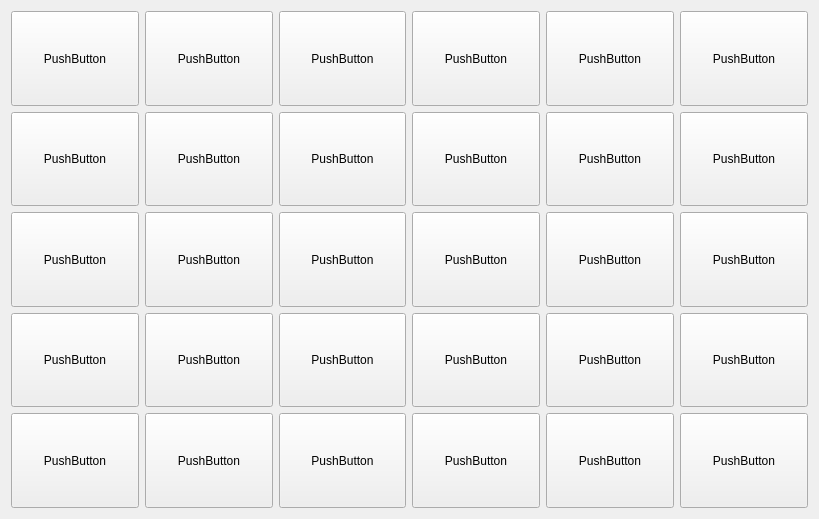
<?xml version="1.0" encoding="UTF-8"?>
<ui version="4.0">
 <class>Form</class>
 <widget class="QWidget" name="Form">
  <property name="geometry">
   <rect>
    <x>0</x>
    <y>0</y>
    <width>819</width>
    <height>519</height>
   </rect>
  </property>
  <property name="windowTitle">
   <string>Form</string>
  </property>
  <layout class="QGridLayout" name="gridLayout">
   <item row="6" column="4">
    <widget class="QPushButton" name="pushButton_126">
     <property name="sizePolicy">
      <sizepolicy hsizetype="Minimum" vsizetype="Minimum">
       <horstretch>0</horstretch>
       <verstretch>0</verstretch>
      </sizepolicy>
     </property>
     <property name="acceptDrops">
      <bool>true</bool>
     </property>
     <property name="text">
      <string>PushButton</string>
     </property>
    </widget>
   </item>
   <item row="9" column="5">
    <widget class="QPushButton" name="pushButton_135">
     <property name="sizePolicy">
      <sizepolicy hsizetype="Minimum" vsizetype="Minimum">
       <horstretch>0</horstretch>
       <verstretch>0</verstretch>
      </sizepolicy>
     </property>
     <property name="acceptDrops">
      <bool>true</bool>
     </property>
     <property name="text">
      <string>PushButton</string>
     </property>
    </widget>
   </item>
   <item row="6" column="2">
    <widget class="QPushButton" name="pushButton_125">
     <property name="sizePolicy">
      <sizepolicy hsizetype="Minimum" vsizetype="Minimum">
       <horstretch>0</horstretch>
       <verstretch>0</verstretch>
      </sizepolicy>
     </property>
     <property name="acceptDrops">
      <bool>true</bool>
     </property>
     <property name="text">
      <string>PushButton</string>
     </property>
    </widget>
   </item>
   <item row="4" column="3">
    <widget class="QPushButton" name="pushButton_124">
     <property name="sizePolicy">
      <sizepolicy hsizetype="Minimum" vsizetype="Minimum">
       <horstretch>0</horstretch>
       <verstretch>0</verstretch>
      </sizepolicy>
     </property>
     <property name="acceptDrops">
      <bool>true</bool>
     </property>
     <property name="text">
      <string>PushButton</string>
     </property>
    </widget>
   </item>
   <item row="8" column="0">
    <widget class="QPushButton" name="pushButton_118">
     <property name="sizePolicy">
      <sizepolicy hsizetype="Minimum" vsizetype="Minimum">
       <horstretch>0</horstretch>
       <verstretch>0</verstretch>
      </sizepolicy>
     </property>
     <property name="acceptDrops">
      <bool>true</bool>
     </property>
     <property name="text">
      <string>PushButton</string>
     </property>
    </widget>
   </item>
   <item row="7" column="3">
    <widget class="QPushButton" name="pushButton_130">
     <property name="sizePolicy">
      <sizepolicy hsizetype="Minimum" vsizetype="Minimum">
       <horstretch>0</horstretch>
       <verstretch>0</verstretch>
      </sizepolicy>
     </property>
     <property name="acceptDrops">
      <bool>true</bool>
     </property>
     <property name="text">
      <string>PushButton</string>
     </property>
    </widget>
   </item>
   <item row="8" column="3">
    <widget class="QPushButton" name="pushButton_132">
     <property name="sizePolicy">
      <sizepolicy hsizetype="Minimum" vsizetype="Minimum">
       <horstretch>0</horstretch>
       <verstretch>0</verstretch>
      </sizepolicy>
     </property>
     <property name="acceptDrops">
      <bool>true</bool>
     </property>
     <property name="text">
      <string>PushButton</string>
     </property>
    </widget>
   </item>
   <item row="8" column="2">
    <widget class="QPushButton" name="pushButton_138">
     <property name="sizePolicy">
      <sizepolicy hsizetype="Minimum" vsizetype="Minimum">
       <horstretch>0</horstretch>
       <verstretch>0</verstretch>
      </sizepolicy>
     </property>
     <property name="acceptDrops">
      <bool>true</bool>
     </property>
     <property name="text">
      <string>PushButton</string>
     </property>
    </widget>
   </item>
   <item row="6" column="3">
    <widget class="QPushButton" name="pushButton_116">
     <property name="sizePolicy">
      <sizepolicy hsizetype="Minimum" vsizetype="Minimum">
       <horstretch>0</horstretch>
       <verstretch>0</verstretch>
      </sizepolicy>
     </property>
     <property name="acceptDrops">
      <bool>true</bool>
     </property>
     <property name="text">
      <string>PushButton</string>
     </property>
    </widget>
   </item>
   <item row="7" column="0">
    <widget class="QPushButton" name="pushButton_122">
     <property name="sizePolicy">
      <sizepolicy hsizetype="Minimum" vsizetype="Minimum">
       <horstretch>0</horstretch>
       <verstretch>0</verstretch>
      </sizepolicy>
     </property>
     <property name="acceptDrops">
      <bool>true</bool>
     </property>
     <property name="text">
      <string>PushButton</string>
     </property>
    </widget>
   </item>
   <item row="4" column="5">
    <widget class="QPushButton" name="pushButton_129">
     <property name="sizePolicy">
      <sizepolicy hsizetype="Minimum" vsizetype="Minimum">
       <horstretch>0</horstretch>
       <verstretch>0</verstretch>
      </sizepolicy>
     </property>
     <property name="acceptDrops">
      <bool>true</bool>
     </property>
     <property name="text">
      <string>PushButton</string>
     </property>
    </widget>
   </item>
   <item row="9" column="1">
    <widget class="QPushButton" name="pushButton_123">
     <property name="sizePolicy">
      <sizepolicy hsizetype="Minimum" vsizetype="Minimum">
       <horstretch>0</horstretch>
       <verstretch>0</verstretch>
      </sizepolicy>
     </property>
     <property name="acceptDrops">
      <bool>true</bool>
     </property>
     <property name="text">
      <string>PushButton</string>
     </property>
    </widget>
   </item>
   <item row="8" column="5">
    <widget class="QPushButton" name="pushButton_133">
     <property name="sizePolicy">
      <sizepolicy hsizetype="Minimum" vsizetype="Minimum">
       <horstretch>0</horstretch>
       <verstretch>0</verstretch>
      </sizepolicy>
     </property>
     <property name="acceptDrops">
      <bool>true</bool>
     </property>
     <property name="text">
      <string>PushButton</string>
     </property>
    </widget>
   </item>
   <item row="8" column="4">
    <widget class="QPushButton" name="pushButton_134">
     <property name="sizePolicy">
      <sizepolicy hsizetype="Minimum" vsizetype="Minimum">
       <horstretch>0</horstretch>
       <verstretch>0</verstretch>
      </sizepolicy>
     </property>
     <property name="acceptDrops">
      <bool>true</bool>
     </property>
     <property name="text">
      <string>PushButton</string>
     </property>
    </widget>
   </item>
   <item row="4" column="0">
    <widget class="QPushButton" name="pushButton_111">
     <property name="sizePolicy">
      <sizepolicy hsizetype="Minimum" vsizetype="Minimum">
       <horstretch>0</horstretch>
       <verstretch>0</verstretch>
      </sizepolicy>
     </property>
     <property name="acceptDrops">
      <bool>true</bool>
     </property>
     <property name="text">
      <string>PushButton</string>
     </property>
    </widget>
   </item>
   <item row="4" column="2">
    <widget class="QPushButton" name="pushButton_114">
     <property name="sizePolicy">
      <sizepolicy hsizetype="Minimum" vsizetype="Minimum">
       <horstretch>0</horstretch>
       <verstretch>0</verstretch>
      </sizepolicy>
     </property>
     <property name="acceptDrops">
      <bool>true</bool>
     </property>
     <property name="text">
      <string>PushButton</string>
     </property>
    </widget>
   </item>
   <item row="9" column="4">
    <widget class="QPushButton" name="pushButton_127">
     <property name="sizePolicy">
      <sizepolicy hsizetype="Minimum" vsizetype="Minimum">
       <horstretch>0</horstretch>
       <verstretch>0</verstretch>
      </sizepolicy>
     </property>
     <property name="acceptDrops">
      <bool>true</bool>
     </property>
     <property name="text">
      <string>PushButton</string>
     </property>
    </widget>
   </item>
   <item row="4" column="4">
    <widget class="QPushButton" name="pushButton_136">
     <property name="sizePolicy">
      <sizepolicy hsizetype="Minimum" vsizetype="Minimum">
       <horstretch>0</horstretch>
       <verstretch>0</verstretch>
      </sizepolicy>
     </property>
     <property name="acceptDrops">
      <bool>true</bool>
     </property>
     <property name="text">
      <string>PushButton</string>
     </property>
    </widget>
   </item>
   <item row="7" column="5">
    <widget class="QPushButton" name="pushButton_119">
     <property name="sizePolicy">
      <sizepolicy hsizetype="Minimum" vsizetype="Minimum">
       <horstretch>0</horstretch>
       <verstretch>0</verstretch>
      </sizepolicy>
     </property>
     <property name="acceptDrops">
      <bool>true</bool>
     </property>
     <property name="text">
      <string>PushButton</string>
     </property>
    </widget>
   </item>
   <item row="9" column="3">
    <widget class="QPushButton" name="pushButton_120">
     <property name="sizePolicy">
      <sizepolicy hsizetype="Minimum" vsizetype="Minimum">
       <horstretch>0</horstretch>
       <verstretch>0</verstretch>
      </sizepolicy>
     </property>
     <property name="acceptDrops">
      <bool>true</bool>
     </property>
     <property name="text">
      <string>PushButton</string>
     </property>
    </widget>
   </item>
   <item row="9" column="2">
    <widget class="QPushButton" name="pushButton_117">
     <property name="sizePolicy">
      <sizepolicy hsizetype="Minimum" vsizetype="Minimum">
       <horstretch>0</horstretch>
       <verstretch>0</verstretch>
      </sizepolicy>
     </property>
     <property name="acceptDrops">
      <bool>true</bool>
     </property>
     <property name="text">
      <string>PushButton</string>
     </property>
    </widget>
   </item>
   <item row="7" column="1">
    <widget class="QPushButton" name="pushButton_128">
     <property name="sizePolicy">
      <sizepolicy hsizetype="Minimum" vsizetype="Minimum">
       <horstretch>0</horstretch>
       <verstretch>0</verstretch>
      </sizepolicy>
     </property>
     <property name="acceptDrops">
      <bool>true</bool>
     </property>
     <property name="text">
      <string>PushButton</string>
     </property>
    </widget>
   </item>
   <item row="7" column="4">
    <widget class="QPushButton" name="pushButton_121">
     <property name="sizePolicy">
      <sizepolicy hsizetype="Minimum" vsizetype="Minimum">
       <horstretch>0</horstretch>
       <verstretch>0</verstretch>
      </sizepolicy>
     </property>
     <property name="acceptDrops">
      <bool>true</bool>
     </property>
     <property name="text">
      <string>PushButton</string>
     </property>
    </widget>
   </item>
   <item row="8" column="1">
    <widget class="QPushButton" name="pushButton_115">
     <property name="sizePolicy">
      <sizepolicy hsizetype="Minimum" vsizetype="Minimum">
       <horstretch>0</horstretch>
       <verstretch>0</verstretch>
      </sizepolicy>
     </property>
     <property name="acceptDrops">
      <bool>true</bool>
     </property>
     <property name="text">
      <string>PushButton</string>
     </property>
    </widget>
   </item>
   <item row="6" column="1">
    <widget class="QPushButton" name="pushButton_139">
     <property name="sizePolicy">
      <sizepolicy hsizetype="Minimum" vsizetype="Minimum">
       <horstretch>0</horstretch>
       <verstretch>0</verstretch>
      </sizepolicy>
     </property>
     <property name="acceptDrops">
      <bool>true</bool>
     </property>
     <property name="text">
      <string>PushButton</string>
     </property>
    </widget>
   </item>
   <item row="6" column="0">
    <widget class="QPushButton" name="pushButton_112">
     <property name="sizePolicy">
      <sizepolicy hsizetype="Minimum" vsizetype="Minimum">
       <horstretch>0</horstretch>
       <verstretch>0</verstretch>
      </sizepolicy>
     </property>
     <property name="acceptDrops">
      <bool>true</bool>
     </property>
     <property name="text">
      <string>PushButton</string>
     </property>
    </widget>
   </item>
   <item row="6" column="5">
    <widget class="QPushButton" name="pushButton_131">
     <property name="sizePolicy">
      <sizepolicy hsizetype="Minimum" vsizetype="Minimum">
       <horstretch>0</horstretch>
       <verstretch>0</verstretch>
      </sizepolicy>
     </property>
     <property name="acceptDrops">
      <bool>true</bool>
     </property>
     <property name="text">
      <string>PushButton</string>
     </property>
    </widget>
   </item>
   <item row="7" column="2">
    <widget class="QPushButton" name="pushButton_137">
     <property name="sizePolicy">
      <sizepolicy hsizetype="Minimum" vsizetype="Minimum">
       <horstretch>0</horstretch>
       <verstretch>0</verstretch>
      </sizepolicy>
     </property>
     <property name="acceptDrops">
      <bool>true</bool>
     </property>
     <property name="text">
      <string>PushButton</string>
     </property>
    </widget>
   </item>
   <item row="9" column="0">
    <widget class="QPushButton" name="pushButton_113">
     <property name="sizePolicy">
      <sizepolicy hsizetype="Minimum" vsizetype="Minimum">
       <horstretch>0</horstretch>
       <verstretch>0</verstretch>
      </sizepolicy>
     </property>
     <property name="acceptDrops">
      <bool>true</bool>
     </property>
     <property name="text">
      <string>PushButton</string>
     </property>
    </widget>
   </item>
   <item row="4" column="1">
    <widget class="QPushButton" name="pushButton_110">
     <property name="sizePolicy">
      <sizepolicy hsizetype="Minimum" vsizetype="Minimum">
       <horstretch>0</horstretch>
       <verstretch>0</verstretch>
      </sizepolicy>
     </property>
     <property name="acceptDrops">
      <bool>true</bool>
     </property>
     <property name="text">
      <string>PushButton</string>
     </property>
    </widget>
   </item>
  </layout>
 </widget>
 <resources/>
 <connections/>
</ui>
